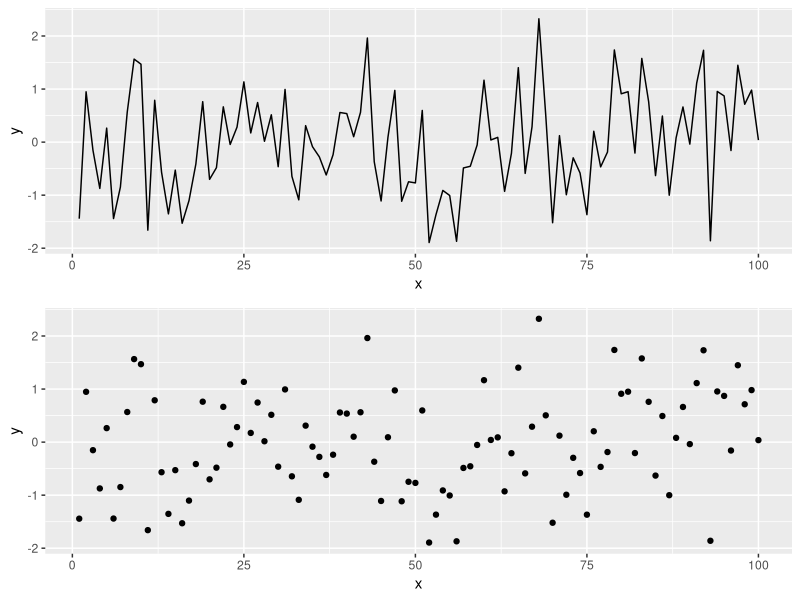

Write R code to recreate this figure.
## ---- chunk 1
knitr::opts_chunk$set(echo = TRUE, fig.width = 8, fig.height = 8, fig.alig = "center")
## ---- chunk 2
library(tidyverse)
library(gridExtra)
## ---- chunk 3
# Simulating data according to a normal distribution
x <- seq(1:100)
y <- rnorm(100) # Generating data form a normal distribution with mean 0 and variance 1
data <- data.frame(x = x, y = y )     # Creating a data frame
p1 = ggplot(data, aes(x= x, y = y)) +
   geom_line()
p2 = ggplot(data, aes(x= x, y = y)) +
   geom_point()
grid.arrange(p1, p2)
